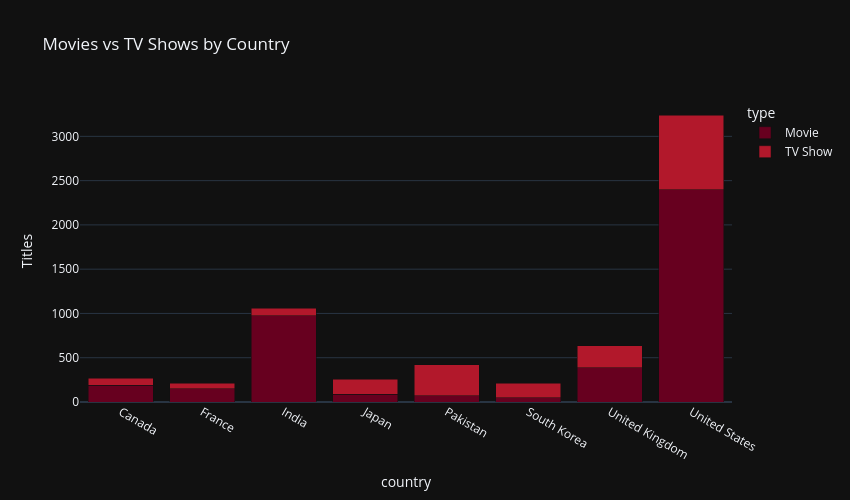

Notebook code cell kept with this figure:
### Code cell
country_type = df.dropna(subset=["country"]).assign(
    country=df["country"].str.split(",")
).explode("country")

country_type["country"] = country_type["country"].str.strip()
top8 = country_type.loc[
    country_type["country"] != "Not Given", "country"
].value_counts().head(8).index

summary = country_type[
    country_type["country"].isin(top8)
].groupby(["country", "type"]).size().reset_index(name="Titles")

fig = px.bar(
    summary, x="country", y="Titles", color="type",
    barmode="stack",
    color_discrete_sequence=px.colors.sequential.RdBu,
    template="plotly_dark", height=500, width=850,
    title="Movies vs TV Shows by Country"
)

fig.write_html("../outputs/country_type_comparison.html")
fig.show()

### Figure 1 — Plotly figure (JSON) as saved in the notebook; plotly's stock layout.template omitted (floating-point values rounded to 4 significant figures)
{"data": [{"hovertemplate": "type=Movie<br>country=%{x}<br>Titles=%{y}<extra></extra>", "legendgroup": "Movie", "marker": {"color": "rgb(103,0,31)", "pattern": {"shape": ""}}, "name": "Movie", "orientation": "v", "showlegend": true, "textposition": "auto", "type": "bar", "x": ["Canada", "France", "India", "Japan", "Pakistan", "South Korea", "United Kingdom", "United States"], "xaxis": "x", "y": [187, 148, 976, 87, 71, 49, 387, 2395], "yaxis": "y"}, {"hovertemplate": "type=TV Show<br>country=%{x}<br>Titles=%{y}<extra></extra>", "legendgroup": "TV Show", "marker": {"color": "rgb(178,24,43)", "pattern": {"shape": ""}}, "name": "TV Show", "orientation": "v", "showlegend": true, "textposition": "auto", "type": "bar", "x": ["Canada", "France", "India", "Japan", "Pakistan", "South Korea", "United Kingdom", "United States"], "xaxis": "x", "y": [84, 65, 81, 172, 350, 165, 251, 845], "yaxis": "y"}], "layout": {"barmode": "stack", "height": 500, "legend": {"title": {"text": "type"}, "tracegroupgap": 0}, "title": {"text": "Movies vs TV Shows by Country"}, "width": 850, "xaxis": {"anchor": "y", "domain": [0, 1], "title": {"text": "country"}}, "yaxis": {"anchor": "x", "domain": [0, 1], "title": {"text": "Titles"}}}}
